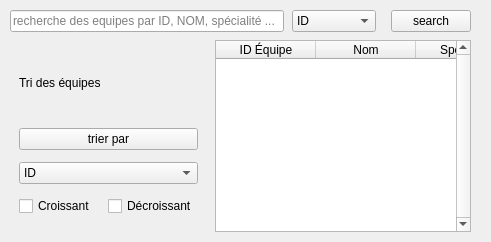
                   <widget class="QWidget" name="page_rech">
                    <layout class="QVBoxLayout" name="rechLayout">
                     <property name="spacing">
                      <number>8</number>
                     </property>
                     <property name="leftMargin">
                      <number>10</number>
                     </property>
                     <property name="topMargin">
                      <number>10</number>
                     </property>
                     <property name="rightMargin">
                      <number>20</number>
                     </property>
                     <property name="bottomMargin">
                      <number>10</number>
                     </property>
                     <item>
                      <layout class="QHBoxLayout" name="rechTopLayout">
                       <property name="spacing">
                        <number>8</number>
                       </property>
                       <item>
                        <widget class="QLineEdit" name="lineEditRechercheEquipe">
                         <property name="placeholderText">
                          <string>recherche des equipes par ID, NOM, spécialité ...</string>
                         </property>
                        </widget>
                       </item>
                       <item>
                        <widget class="QComboBox" name="comboBoxFilter">
                         <property name="maximumWidth">
                          <number>150</number>
                         </property>
                         <item>
                          <property name="text">
                           <string>ID</string>
                          </property>
                         </item>
                         <item>
                          <property name="text">
                           <string>Nom</string>
                          </property>
                         </item>
                         <item>
                          <property name="text">
                           <string>Spécialité</string>
                          </property>
                         </item>
                         <item>
                          <property name="text">
                           <string>Membres</string>
                          </property>
                         </item>
                         <item>
                          <property name="text">
                           <string>État</string>
                          </property>
                         </item>
                        </widget>
                       </item>
                       <item>
                        <spacer name="searchSpacer">
                         <property name="orientation">
                          <enum>Qt::Horizontal</enum>
                         </property>
                        </spacer>
                       </item>
                       <item>
                        <widget class="QPushButton" name="btnRechercherEquipe">
                         <property name="text">
                          <string>search</string>
                         </property>
                         <property name="maximumWidth">
                          <number>120</number>
                         </property>
                        </widget>
                       </item>
                      </layout>
                     </item>
                     <item>
                      <layout class="QHBoxLayout" name="rechMainLayout">
                       <property name="spacing">
                        <number>8</number>
                       </property>
                       <item>
                        <widget class="QFrame" name="sortPanelFrame">
                         <layout class="QVBoxLayout" name="frame4Layout">
                          <property name="spacing">
                           <number>12</number>
                          </property>
                          <item>
                           <widget class="QLabel" name="labelSortTeams">
                            <property name="text">
                             <string>Tri des équipes</string>
                            </property>
                           </widget>
                          </item>
                          <item>
                           <widget class="QPushButton" name="btnTrier">
                            <property name="text">
                             <string>trier par</string>
                            </property>
                           </widget>
                          </item>
                          <item>
                           <widget class="QComboBox" name="comboBoxTriEquipe">
                                    <item>
                                      <property name="text">
                                       <string>ID</string>
                                      </property>
                                    </item>
                            <item>
                             <property name="text">
                              <string>Nom</string>
                             </property>
                            </item>
                            <item>
                             <property name="text">
                                       <string>Spécialité</string>
                                      </property>
                                    </item>
                                    <item>
                                      <property name="text">
                                       <string>Membres</string>
                                      </property>
                                    </item>
                                    <item>
                                      <property name="text">
                                       <string>État</string>
                             </property>
                            </item>
                            <item>
                             <property name="text">
                              <string>Rate</string>
                             </property>
                            </item>
                           </widget>
                          </item>
                          <item>
                           <layout class="QHBoxLayout" name="sortOptionsLayout">
                            <item>
                             <widget class="QCheckBox" name="checkBoxTriEquipeCroissant">
                              <property name="text">
                               <string>Croissant</string>
                              </property>
                             </widget>
                            </item>
                            <item>
                             <widget class="QCheckBox" name="checkBoxTriEquipeDecroissant">
                              <property name="text">
                               <string>Décroissant</string>
                              </property>
                             </widget>
                            </item>
                           </layout>
                          </item>
                          <item>
                           <spacer name="frame4Spacer">
                            <property name="orientation">
                             <enum>Qt::Vertical</enum>
                            </property>
                           </spacer>
                          </item>
                         </layout>
                        </widget>
                       </item>
                       <item>
                        <widget class="QTableWidget" name="tableWidgetEquipe">
                         <property name="sizePolicy">
                          <sizepolicy hsizetype="Expanding" vsizetype="Expanding">
                           <horstretch>1</horstretch>
                           <verstretch>1</verstretch>
                          </sizepolicy>
                         </property>
                         <property name="verticalScrollBarPolicy">
                          <enum>Qt::ScrollBarPolicy::ScrollBarAlwaysOn</enum>
                         </property>
                         <property name="horizontalScrollBarPolicy">
                          <enum>Qt::ScrollBarPolicy::ScrollBarAlwaysOff</enum>
                         </property>
                         <property name="autoScroll">
                          <bool>false</bool>
                         </property>
                         <attribute name="horizontalHeaderStretchLastSection">
                          <bool>true</bool>
                         </attribute>
                         <column>
                          <property name="text">
                           <string>ID Équipe</string>
                          </property>
                         </column>
                         <column>
                          <property name="text">
                           <string>Nom</string>
                          </property>
                         </column>
                         <column>
                          <property name="text">
                           <string>Spécialité</string>
                          </property>
                         </column>
                         <column>
                          <property name="text">
                           <string>Membres</string>
                          </property>
                         </column>
                         <column>
                          <property name="text">
                           <string>État</string>
                          </property>
                         </column>
                         <column>
                          <property name="text">
                           <string>Rate</string>
                          </property>
                         </column>
                        </widget>
                       </item>
                      </layout>
                     </item>
                    </layout>
                   </widget>
